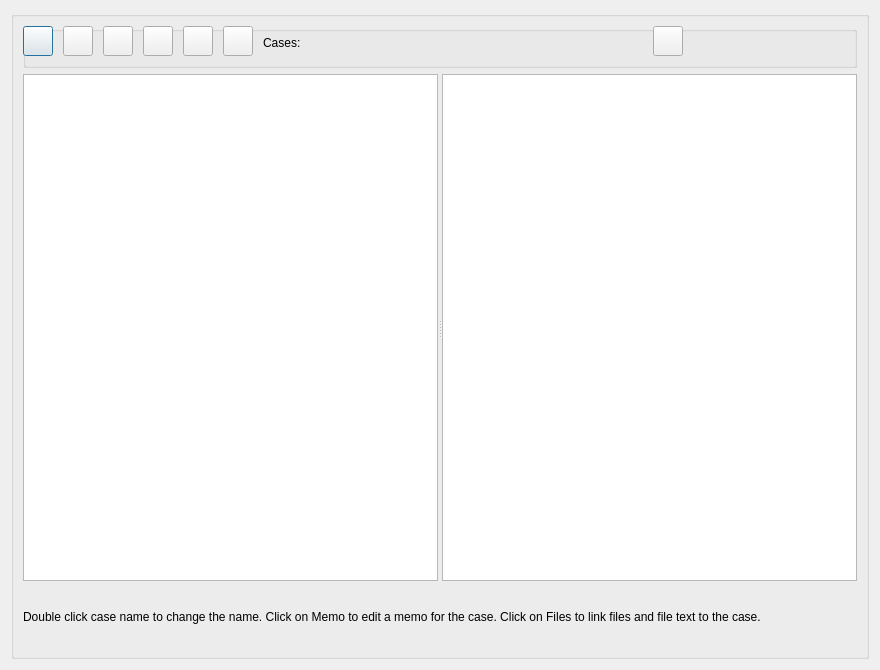
<?xml version="1.0" encoding="UTF-8"?>
<ui version="4.0">
 <class>Dialog_cases</class>
 <widget class="QDialog" name="Dialog_cases">
  <property name="geometry">
   <rect>
    <x>0</x>
    <y>0</y>
    <width>880</width>
    <height>670</height>
   </rect>
  </property>
  <property name="windowTitle">
   <string>Cases</string>
  </property>
  <layout class="QGridLayout" name="gridLayout">
   <item row="1" column="1">
    <widget class="QGroupBox" name="groupBox_2">
     <property name="title">
      <string/>
     </property>
     <layout class="QGridLayout" name="gridLayout_2">
      <item row="2" column="0">
       <widget class="QSplitter" name="splitter">
        <property name="orientation">
         <enum>Qt::Horizontal</enum>
        </property>
        <widget class="QTableWidget" name="tableWidget"/>
        <widget class="QTextBrowser" name="textBrowser"/>
       </widget>
      </item>
      <item row="3" column="0">
       <widget class="QLabel" name="label">
        <property name="minimumSize">
         <size>
          <width>0</width>
          <height>20</height>
         </size>
        </property>
        <property name="maximumSize">
         <size>
          <width>16777215</width>
          <height>60</height>
         </size>
        </property>
        <property name="text">
         <string>Double click case name to change the name. Click on Memo to edit a memo for the case. Click on Files to link files and file text to the case.</string>
        </property>
        <property name="wordWrap">
         <bool>true</bool>
        </property>
       </widget>
      </item>
      <item row="0" column="0">
       <widget class="QGroupBox" name="groupBox">
        <property name="sizePolicy">
         <sizepolicy hsizetype="Preferred" vsizetype="Fixed">
          <horstretch>0</horstretch>
          <verstretch>0</verstretch>
         </sizepolicy>
        </property>
        <property name="minimumSize">
         <size>
          <width>0</width>
          <height>42</height>
         </size>
        </property>
        <property name="maximumSize">
         <size>
          <width>16777215</width>
          <height>42</height>
         </size>
        </property>
        <property name="title">
         <string/>
        </property>
        <widget class="QPushButton" name="pushButton_add">
         <property name="geometry">
          <rect>
           <x>0</x>
           <y>0</y>
           <width>30</width>
           <height>30</height>
          </rect>
         </property>
         <property name="toolTip">
          <string>&lt;html&gt;&lt;head/&gt;&lt;body&gt;&lt;p&gt;Add case&lt;/p&gt;&lt;/body&gt;&lt;/html&gt;</string>
         </property>
         <property name="text">
          <string/>
         </property>
        </widget>
        <widget class="QPushButton" name="pushButton_delete">
         <property name="geometry">
          <rect>
           <x>630</x>
           <y>0</y>
           <width>30</width>
           <height>30</height>
          </rect>
         </property>
         <property name="toolTip">
          <string>&lt;html&gt;&lt;head/&gt;&lt;body&gt;&lt;p&gt;Delete case&lt;/p&gt;&lt;/body&gt;&lt;/html&gt;</string>
         </property>
         <property name="text">
          <string/>
         </property>
        </widget>
        <widget class="QPushButton" name="pushButton_import_cases">
         <property name="geometry">
          <rect>
           <x>40</x>
           <y>0</y>
           <width>30</width>
           <height>30</height>
          </rect>
         </property>
         <property name="toolTip">
          <string>&lt;html&gt;&lt;head/&gt;&lt;body&gt;&lt;p&gt;Import cases&lt;/p&gt;&lt;p&gt;Import from a csv or xlsx file.&lt;/p&gt;&lt;p&gt;The file must have a header row and the first column must have the unique case names or identifiers. Subsequent columns are attributes for each case.&lt;/p&gt;&lt;/body&gt;&lt;/html&gt;</string>
         </property>
         <property name="text">
          <string/>
         </property>
        </widget>
        <widget class="QPushButton" name="pushButton_add_attribute">
         <property name="geometry">
          <rect>
           <x>120</x>
           <y>0</y>
           <width>30</width>
           <height>30</height>
          </rect>
         </property>
         <property name="toolTip">
          <string>&lt;html&gt;&lt;head/&gt;&lt;body&gt;&lt;p&gt;Add attribute&lt;/p&gt;&lt;/body&gt;&lt;/html&gt;</string>
         </property>
         <property name="text">
          <string/>
         </property>
        </widget>
        <widget class="QLabel" name="label_filename">
         <property name="geometry">
          <rect>
           <x>500</x>
           <y>80</y>
           <width>491</width>
           <height>30</height>
          </rect>
         </property>
         <property name="minimumSize">
          <size>
           <width>0</width>
           <height>30</height>
          </size>
         </property>
         <property name="maximumSize">
          <size>
           <width>16777215</width>
           <height>30</height>
          </size>
         </property>
         <property name="text">
          <string>.</string>
         </property>
         <property name="wordWrap">
          <bool>true</bool>
         </property>
        </widget>
        <widget class="QPushButton" name="pushButton_file_manager">
         <property name="geometry">
          <rect>
           <x>80</x>
           <y>0</y>
           <width>30</width>
           <height>30</height>
          </rect>
         </property>
         <property name="toolTip">
          <string>&lt;html&gt;&lt;head/&gt;&lt;body&gt;&lt;p&gt;Case file manager&lt;/p&gt;&lt;/body&gt;&lt;/html&gt;</string>
         </property>
         <property name="text">
          <string/>
         </property>
        </widget>
        <widget class="QPushButton" name="pushButton_export_attributes">
         <property name="geometry">
          <rect>
           <x>160</x>
           <y>0</y>
           <width>30</width>
           <height>30</height>
          </rect>
         </property>
         <property name="toolTip">
          <string>&lt;html&gt;&lt;head/&gt;&lt;body&gt;&lt;p&gt;Export attributes to file&lt;/p&gt;&lt;/body&gt;&lt;/html&gt;</string>
         </property>
         <property name="text">
          <string/>
         </property>
        </widget>
        <widget class="QPushButton" name="pushButton_help">
         <property name="geometry">
          <rect>
           <x>200</x>
           <y>0</y>
           <width>30</width>
           <height>30</height>
          </rect>
         </property>
         <property name="toolTip">
          <string>Help</string>
         </property>
         <property name="text">
          <string/>
         </property>
        </widget>
        <widget class="QLabel" name="label_cases">
         <property name="geometry">
          <rect>
           <x>240</x>
           <y>5</y>
           <width>221</width>
           <height>24</height>
          </rect>
         </property>
         <property name="minimumSize">
          <size>
           <width>0</width>
           <height>24</height>
          </size>
         </property>
         <property name="maximumSize">
          <size>
           <width>16777215</width>
           <height>22</height>
          </size>
         </property>
         <property name="text">
          <string>Cases: </string>
         </property>
        </widget>
       </widget>
      </item>
     </layout>
    </widget>
   </item>
  </layout>
 </widget>
 <tabstops>
  <tabstop>pushButton_add</tabstop>
  <tabstop>pushButton_import_cases</tabstop>
  <tabstop>pushButton_file_manager</tabstop>
  <tabstop>pushButton_add_attribute</tabstop>
  <tabstop>pushButton_export_attributes</tabstop>
  <tabstop>pushButton_help</tabstop>
  <tabstop>pushButton_delete</tabstop>
  <tabstop>tableWidget</tabstop>
  <tabstop>textBrowser</tabstop>
 </tabstops>
 <resources/>
 <connections/>
</ui>
